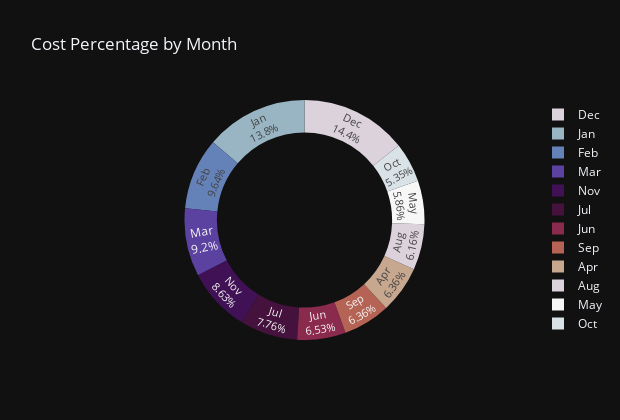

Notebook code for this chart:
### Code cell
#Pie
fig3 = px.pie(monthly_cost,values = "COST",names ='MONTH',labels = 'MONTH',title ="Cost Percentage by Month",hole=0.73,opacity=.97,color_discrete_sequence=px.colors.cyclical.Twilight,template ='plotly_dark',height=420,width = 620)
fig3.update_traces(textposition='inside',textinfo='percent+label',
                 hovertemplate = "Month: %{label} <br>Cost: %{value}$ </br>")

### Figure 1 — Plotly figure (JSON) as saved in the notebook; plotly's stock layout.template omitted (floating-point values rounded to 4 significant figures)
{"data": [{"domain": {"x": [0, 1], "y": [0, 1]}, "hole": 0.73, "hovertemplate": "Month: %{label} <br>Cost: %{value}$ </br>", "labels": ["Jan", "Feb", "Mar", "Apr", "May", "Jun", "Jul", "Aug", "Sep", "Oct", "Nov", "Dec"], "legendgroup": "", "name": "", "opacity": 0.97, "showlegend": true, "textinfo": "percent+label", "textposition": "inside", "type": "pie", "values": [239.7, 167.4, 159.7, 110.4, 101.8, 113.4, 134.8, 107.0, 110.5, 92.88, 149.8, 249.4]}], "layout": {"height": 420, "legend": {"tracegroupgap": 0}, "piecolorway": ["#e2d9e2", "#9ebbc9", "#6785be", "#5e43a5", "#421257", "#471340", "#8e2c50", "#ba6657", "#ceac94", "#e2d9e2"], "title": {"text": "Cost Percentage by Month"}, "width": 620}}
